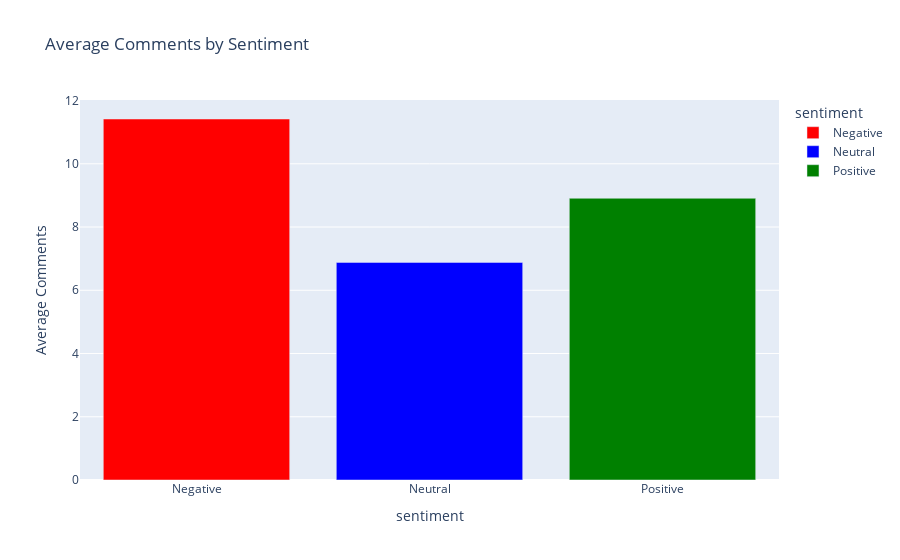

Notebook source saved alongside this figure:
### Code cell
# Visualize average comments by sentiment
fig_comments_sentiment = px.bar(engagement_by_sentiment, x='sentiment', y='commentsCount',
                                title='Average Comments by Sentiment',
                                labels={'commentsCount': 'Average Comments'},
                                color='sentiment',
                                color_discrete_map={'Positive': 'green', 'Negative': 'red', 'Neutral': 'blue'})
fig_comments_sentiment.show()

# Correlation between likes, comments, and polarity
correlation_matrix = df[['likesCount', 'commentsCount', 'polarity']].corr()
print("\n--- Correlation Matrix (Likes, Comments, Polarity) ---")
print(correlation_matrix)

### Figure 1 — Plotly figure (JSON) as saved in the notebook; plotly's stock layout.template omitted (floating-point values rounded to 4 significant figures)
{"data": [{"hovertemplate": "sentiment=%{x}<br>Average Comments=%{y}<extra></extra>", "legendgroup": "Negative", "marker": {"color": "red", "pattern": {"shape": ""}}, "name": "Negative", "orientation": "v", "showlegend": true, "textposition": "auto", "type": "bar", "x": ["Negative"], "xaxis": "x", "y": [11.42], "yaxis": "y"}, {"hovertemplate": "sentiment=%{x}<br>Average Comments=%{y}<extra></extra>", "legendgroup": "Neutral", "marker": {"color": "blue", "pattern": {"shape": ""}}, "name": "Neutral", "orientation": "v", "showlegend": true, "textposition": "auto", "type": "bar", "x": ["Neutral"], "xaxis": "x", "y": [6.882], "yaxis": "y"}, {"hovertemplate": "sentiment=%{x}<br>Average Comments=%{y}<extra></extra>", "legendgroup": "Positive", "marker": {"color": "green", "pattern": {"shape": ""}}, "name": "Positive", "orientation": "v", "showlegend": true, "textposition": "auto", "type": "bar", "x": ["Positive"], "xaxis": "x", "y": [8.91], "yaxis": "y"}], "layout": {"barmode": "relative", "legend": {"title": {"text": "sentiment"}, "tracegroupgap": 0}, "title": {"text": "Average Comments by Sentiment"}, "xaxis": {"anchor": "y", "categoryarray": ["Negative", "Neutral", "Positive"], "categoryorder": "array", "domain": [0, 1], "title": {"text": "sentiment"}}, "yaxis": {"anchor": "x", "domain": [0, 1], "title": {"text": "Average Comments"}}}}
